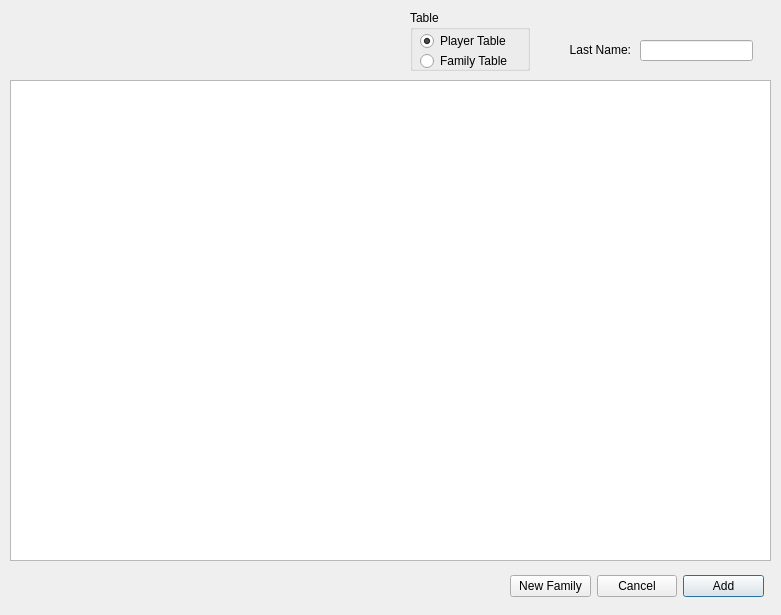
<?xml version="1.0" encoding="UTF-8"?>
<ui version="4.0">
 <class>FamilySearchDiag</class>
 <widget class="QDialog" name="FamilySearchDiag">
  <property name="geometry">
   <rect>
    <x>0</x>
    <y>0</y>
    <width>781</width>
    <height>615</height>
   </rect>
  </property>
  <property name="windowTitle">
   <string>Dialog</string>
  </property>
  <widget class="QTableView" name="searchTable">
   <property name="geometry">
    <rect>
     <x>10</x>
     <y>80</y>
     <width>761</width>
     <height>481</height>
    </rect>
   </property>
  </widget>
  <widget class="QLineEdit" name="lname">
   <property name="geometry">
    <rect>
     <x>640</x>
     <y>40</y>
     <width>113</width>
     <height>21</height>
    </rect>
   </property>
  </widget>
  <widget class="QLabel" name="searchLabel">
   <property name="geometry">
    <rect>
     <x>540</x>
     <y>40</y>
     <width>91</width>
     <height>20</height>
    </rect>
   </property>
   <property name="layoutDirection">
    <enum>Qt::LeftToRight</enum>
   </property>
   <property name="text">
    <string>Last Name:</string>
   </property>
   <property name="alignment">
    <set>Qt::AlignRight|Qt::AlignTrailing|Qt::AlignVCenter</set>
   </property>
  </widget>
  <widget class="QWidget" name="layoutWidget">
   <property name="geometry">
    <rect>
     <x>510</x>
     <y>570</y>
     <width>254</width>
     <height>32</height>
    </rect>
   </property>
   <layout class="QHBoxLayout" name="horizontalLayout">
    <item>
     <widget class="QPushButton" name="newFamily">
      <property name="text">
       <string>New Family</string>
      </property>
     </widget>
    </item>
    <item>
     <widget class="QPushButton" name="cancel">
      <property name="text">
       <string>Cancel</string>
      </property>
     </widget>
    </item>
    <item>
     <widget class="QPushButton" name="add">
      <property name="text">
       <string>Add</string>
      </property>
      <property name="default">
       <bool>true</bool>
      </property>
     </widget>
    </item>
   </layout>
  </widget>
  <widget class="QGroupBox" name="tableGroupBox">
   <property name="geometry">
    <rect>
     <x>410</x>
     <y>10</y>
     <width>120</width>
     <height>61</height>
    </rect>
   </property>
   <property name="title">
    <string>Table</string>
   </property>
   <widget class="QRadioButton" name="playerTableRadio">
    <property name="geometry">
     <rect>
      <x>10</x>
      <y>20</y>
      <width>100</width>
      <height>22</height>
     </rect>
    </property>
    <property name="text">
     <string>Player Table</string>
    </property>
    <property name="checked">
     <bool>true</bool>
    </property>
   </widget>
   <widget class="QRadioButton" name="familyTableRadio">
    <property name="geometry">
     <rect>
      <x>10</x>
      <y>40</y>
      <width>100</width>
      <height>22</height>
     </rect>
    </property>
    <property name="text">
     <string>Family Table</string>
    </property>
   </widget>
  </widget>
 </widget>
 <resources/>
 <connections/>
</ui>
